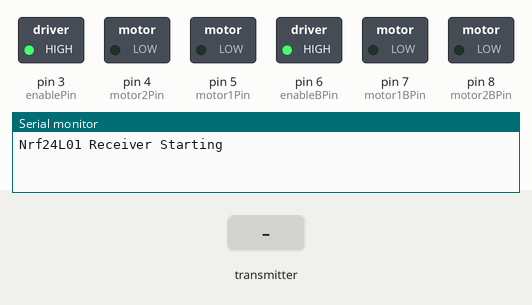
The sketch below on a simulated Arduino Uno, built with avr-gcc and run on an emulated ATmega328P. Parts: switched loads named in the sketch (green lamp = pin HIGH), the last lines printed to the serial monitor. The test bench sets the inputs (shaded band). No radio packets arrive unless stated.

Above: at 1.2 s.
1.3 s: the transmitter starts sending pot.0 = 0
At 1.8 s:
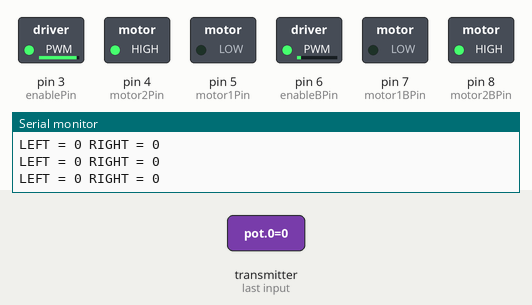
2.8 s: the transmitter starts sending pot.2 = 256
At 4.0 s:
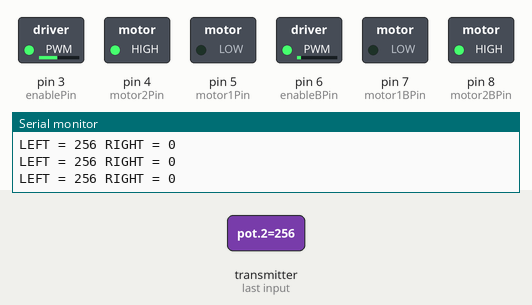
4.3 s: the transmitter starts sending pot.3 = 256
At 5.3 s:
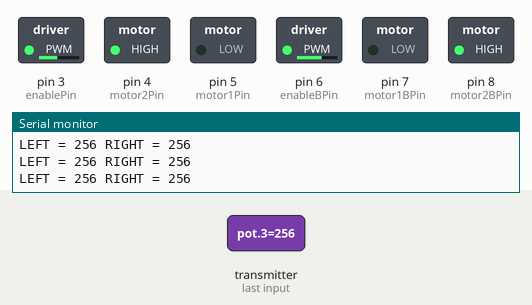
5.8 s: the transmitter starts sending pot.2 = 0
At 6.4 s:
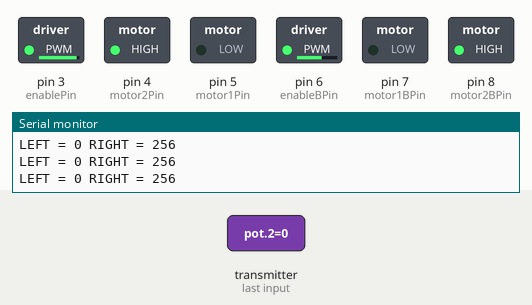
7.3 s: the transmitter starts sending pot.3 = 1023
At 7.6 s:
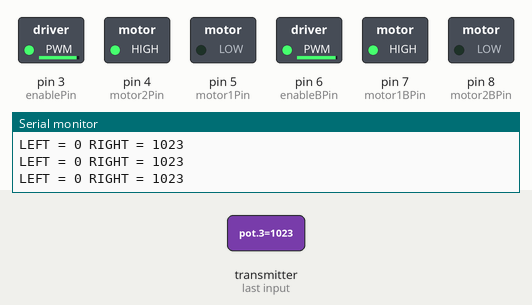
8.8 s: the transmitter starts sending pot.2 = 512
At 9.9 s:
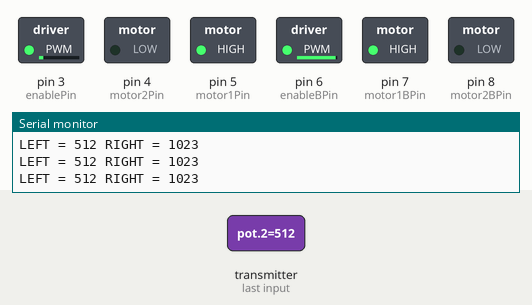
Timing chart, 0 to 11.3 s (numbered marks = the images above; inputs shaded):
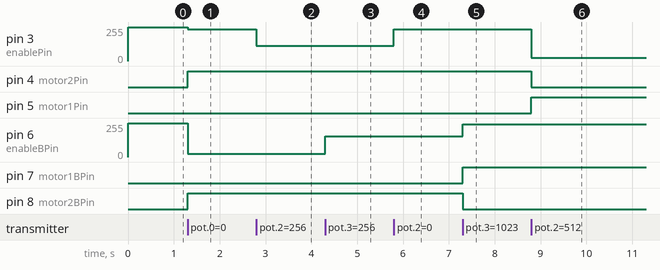

The sketch:

bluedrawBot2223.ino
```cpp
#include <SPI.h>
#include <nRF24L01.h>
#include <RF24.h>
/*—–( Declare Constants and Pin Numbers )—–*/
#define CE_PIN 9
#define CSN_PIN 10

// NOTE: the “LL” at the end of the constant is “LongLong” type
const uint64_t pipe = 0xE8E8F0F0E1LL; // Define the transmit pipe

/*—–( Declare objects )—–*/
RF24 radio(CE_PIN, CSN_PIN); // Create a Radio


int pot[4]; // 2 element array holding Joystick readings
const int motor1Pin = 5;    // RIGHT MOTOR
const int motor2Pin = 4;    //
const int enablePin = 3;    //


const int motor1BPin = 7;    // LEFT MOTOR
const int motor2BPin = 8;    //
const int enableBPin = 6;    //

int motorSpeed = 0;
int motorSpeedB = 0;

int potMax = 240;
int potMaxB = 245;
int potMin = 10;
int potMinB = 10;

void setup() {

  Serial.begin(9600);
  Serial.println("Nrf24L01 Receiver Starting");
  radio.begin();
  radio.openReadingPipe(1, pipe);
  radio.startListening();

  // set all the other pins you're using as outputs:
  pinMode(motor1Pin, OUTPUT);
  pinMode(motor2Pin, OUTPUT);
  pinMode(enablePin, OUTPUT);

  // set all the other pins you're using as outputs:
  pinMode(motor1BPin, OUTPUT);
  pinMode(motor2BPin, OUTPUT);
  pinMode(enableBPin, OUTPUT);


  // set enablePin high so that motor can turn on:
  digitalWrite(enablePin, HIGH);
  digitalWrite(enableBPin, HIGH);

  // digitalWrite(stby, HIGH);
}

void loop() {

  if ( radio.available() )
  {
    // Read the data payload until we’ve received everything
    bool done = false;
    radio.read(pot, sizeof(pot));

    if (pot[2] > 472)
    {
      digitalWrite(motor1Pin, HIGH); // Left Forward
      digitalWrite(motor2Pin, LOW);  //

      motorSpeed = map(pot[2], 472, 1023, potMin, potMax);
      analogWrite(enablePin,  motorSpeed);
    }
    if (pot[2] <= 472)
    {
      digitalWrite(motor1Pin, LOW);   // Left Backward
      digitalWrite(motor2Pin, HIGH);  //

      motorSpeed = map(pot[2], 472, 0, potMin, potMax);
      analogWrite(enablePin, motorSpeed);
    }

    if (pot[3] > 557)
    {
      digitalWrite(motor1BPin, HIGH); // Right Forward
      digitalWrite(motor2BPin, LOW);  //

      motorSpeedB = map(pot[3], 557, 1023, potMinB, potMaxB);
      analogWrite(enableBPin,  motorSpeedB);
    }
    if (pot[3] <= 557)
    {
      digitalWrite(motor1BPin, LOW);   // Right Backward
      digitalWrite(motor2BPin, HIGH);  //

      motorSpeedB = map(pot[3], 557, 75, potMinB, potMaxB);
      analogWrite(enableBPin, motorSpeedB);
    }

    if ((motorSpeed < 20) && (motorSpeedB < 20))
    {
      motorSpeed = 0;
      motorSpeedB = 0;

    }

    Serial.print("LEFT = ");
    Serial.print(pot[2]);

    Serial.print(" RIGHT = ");
    Serial.println(pot[3]);

    delay(20);

  }
}
```

Measured:
- after the input at 1.3 s, pin 3 (enablePin): 255/255 → 240/255 at once; pin 4 (motor2Pin), pin 8 (motor2BPin): LOW → HIGH at once; pin 6 (enableBPin): 255/255 → 25/255 at once
- after the input at 2.8 s, pin 3 (enablePin): 240/255 → 115/255 at once
- after the input at 4.3 s, pin 6 (enableBPin): 25/255 → 156/255 at once
- after the input at 5.8 s, pin 3 (enablePin): 115/255 → 240/255 at once
- after the input at 7.3 s, pin 6 (enableBPin): 156/255 → 245/255 at once; pin 7 (motor1BPin): LOW → HIGH at once; pin 8 (motor2BPin): HIGH → LOW at once
- after the input at 8.8 s, pin 3 (enablePin): 240/255 → 26/255 at once; pin 4 (motor2Pin): HIGH → LOW at once; pin 5 (motor1Pin): LOW → HIGH at once
